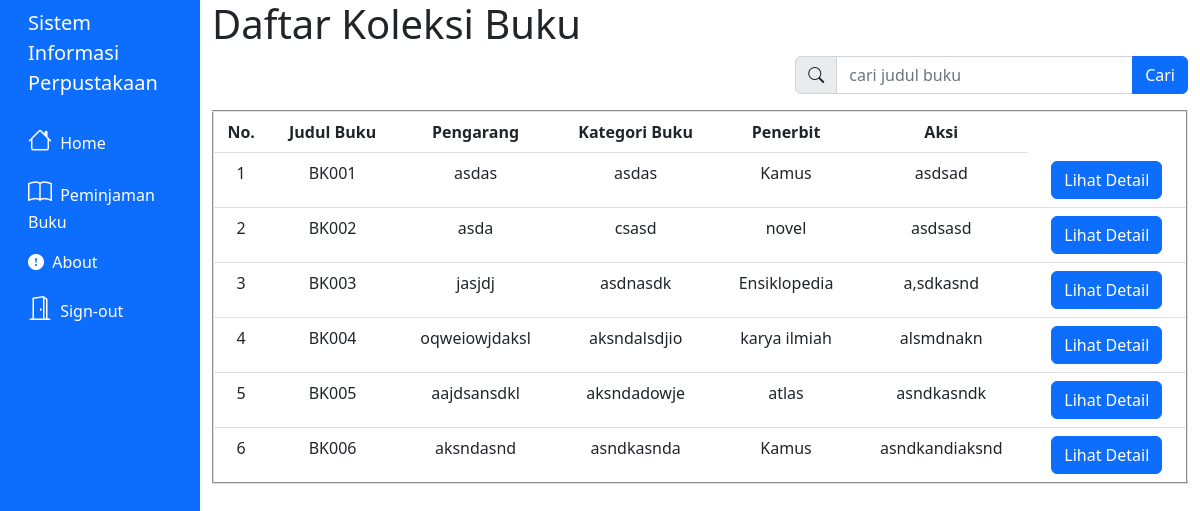
The app's page /user/index.php with its own data.
### tables this page shows
CREATE TABLE `buku` (
  `kd_buku` varchar(10) NOT NULL,
  `judul_buku` varchar(32) NOT NULL,
  `pengarang` varchar(20) NOT NULL,
  `kategori` int(2) NOT NULL,
  `penerbit` varchar(20) NOT NULL,
  `rak` int(2) NOT NULL,
  `status_buku` int(1) NOT NULL
);

CREATE TABLE `kategori` (
  `id_kategori` int(10) NOT NULL,
  `nama_kategori` varchar(255) NOT NULL
);

### user/index.php (the view, shortened to what this page needs)
<!DOCTYPE html>
<html lang="en">
<head>
    <link rel="stylesheet" href="https://cdn.jsdelivr.net/npm/bootstrap-icons@1.8.3/font/bootstrap-icons.css">
    <link href="https://cdn.jsdelivr.net/npm/bootstrap@5.2.0-beta1/dist/css/bootstrap.min.css" rel="stylesheet">
    <link rel="stylesheet" href="assets/global_style.css">
</head>
<?php include("../user/layout/header.php") ?>
<div class="col-10 container">
    <h1>Daftar Koleksi Buku</h1>
    <table border="2" class="table">
        <div class="row justify-content-end">
            <div class="col-5">
                <form action="index.php" method="get">
                    <div class="input-group mb-3">
                        <span class="input-group-text" id="cari"><i class="bi bi-search"></i></span>
                        <input type="text" class="form-control" placeholder="cari judul buku" name="cari">
                        <button class="btn btn-primary" type="submit" value="cari">Cari</button>
                    </div>
                </form>
            </div>
        </div>
        <tr class="text-center">
            <th>No.</th>
            <th>Judul Buku</th>
            <th>Pengarang</th>
            <th>Kategori Buku</th>
            <th>Penerbit</th>
            <th>Aksi</th>
        </tr>
        <?php
        include 'koneksi.php';
        if (isset($_GET['cari'])) {
            $cari = $_GET['cari'];
            $data = mysqli_query($koneksi, "select buku.kd_buku, buku.judul_buku, buku.pengarang, buku.kategori ,kategori.nama_kategori, buku.penerbit, buku.rak, rak.nama_rak from buku
            inner join kategori on buku.kategori = kategori.id_kategori
            inner join rak on buku.rak = rak.id_rak where judul_buku like '%" . $cari . "%'");
        } else {
            $data = mysqli_query($koneksi, "select buku.kd_buku, buku.judul_buku, buku.pengarang, buku.kategori ,kategori.nama_kategori, buku.penerbit, buku.rak, rak.nama_rak from buku
            inner join kategori on buku.kategori = kategori.id_kategori
            inner join rak on buku.rak = rak.id_rak");
        }
        $no = 1;
        while ($d = mysqli_fetch_array($data)) {
        ?>
            <tr class="text-center">
                <td><?php echo $no++; ?></td>
                <td><?php echo $d['kd_buku']; ?></td>
                <td><?php echo $d['judul_buku']; ?></td>
                <td><?php echo $d['pengarang']; ?></td>
                <td><?php echo $d['nama_kategori']; ?></td>
                <td><?php echo $d['penerbit']; ?></td>
                <td>
                    <a id="tombolDetail" class="btn btn-primary" data-bs-toggle="modal" data-bs-target="#ubahModal<?php echo $d['kd_buku'] ?>">Lihat Detail</a>
                </td>
            </tr>
        <?php
        }
        ?>
    </table>
</div>
<?php include('layout/footer.php') ?>

### records on screen
buku: kd_buku "BK001", judul_buku "asdas", pengarang "asdas", kategori.nama_kategori "Kamus", penerbit "asdsad"
buku: kd_buku "BK002", judul_buku "asda", pengarang "csasd", kategori.nama_kategori "novel", penerbit "asdsasd"
buku: kd_buku "BK003", judul_buku "jasjdj", pengarang "asdnasdk", kategori.nama_kategori "Ensiklopedia", penerbit "a,sdkasnd"
buku: kd_buku "BK004", judul_buku "oqweiowjdaksl", pengarang "aksndalsdjio", kategori.nama_kategori "karya ilmiah", penerbit "alsmdnakn"
buku: kd_buku "BK005", judul_buku "aajdsansdkl", pengarang "aksndadowje", kategori.nama_kategori "atlas", penerbit "asndkasndk"
buku: kd_buku "BK006", judul_buku "aksndasnd", pengarang "asndkasnda", kategori.nama_kategori "Kamus", penerbit "asndkandiaksnd"
